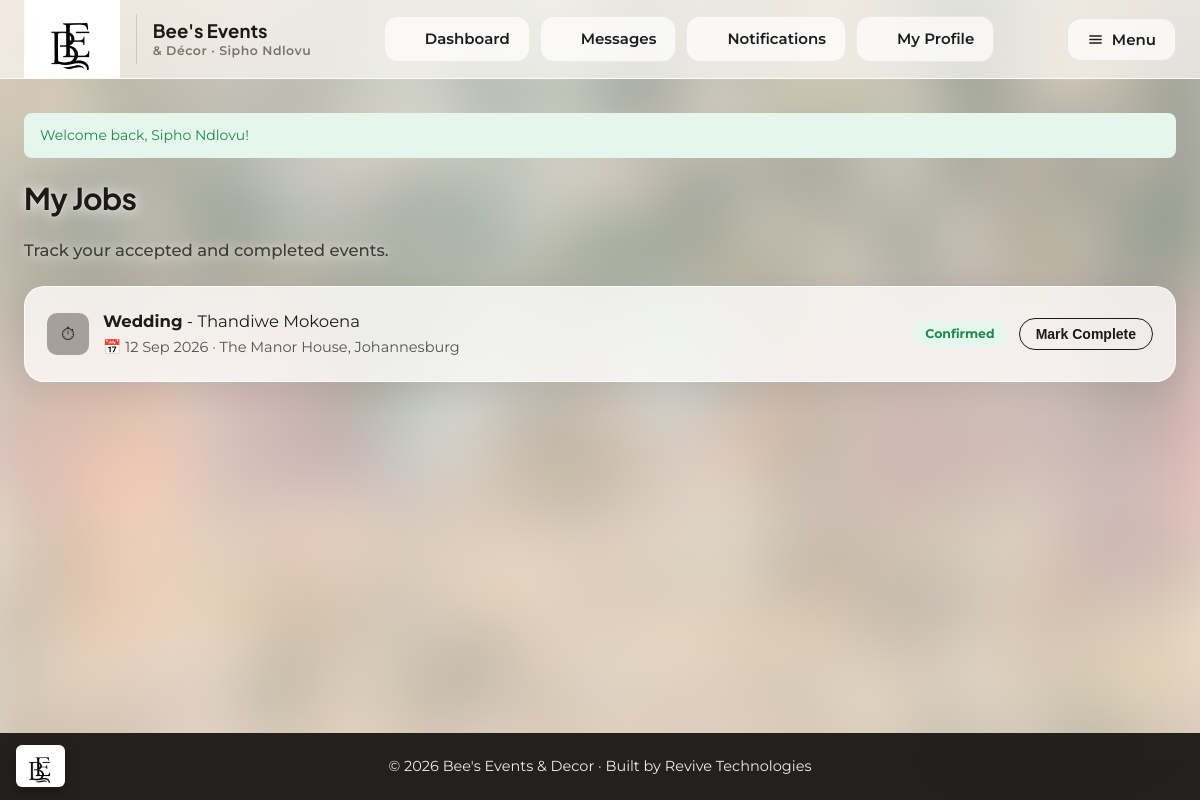
/freelancer/my-jobs.php (signed in), run on the app's committed database.
### tables this page shows
CREATE TABLE bookings (
    booking_id    INT AUTO_INCREMENT PRIMARY KEY,
    client_id     INT NOT NULL,
    freelancer_id INT DEFAULT NULL,                 
    event_type    VARCHAR(120) NOT NULL,            
    event_date    DATE NOT NULL,
    event_time    TIME DEFAULT NULL,                
    venue         VARCHAR(200) DEFAULT NULL,
    guest_count   INT DEFAULT NULL,
    notes         TEXT,
    status        ENUM('pending','quoted','confirmed','completed','cancelled') NOT NULL DEFAULT 'pending',
    created_at    DATETIME NOT NULL DEFAULT CURRENT_TIMESTAMP,
    FOREIGN KEY (client_id) REFERENCES users(user_id) ON DELETE CASCADE,
    FOREIGN KEY (freelancer_id) REFERENCES freelancers(freelancer_id) ON DELETE SET NULL
);

CREATE TABLE users (
    user_id     INT AUTO_INCREMENT PRIMARY KEY,
    full_name   VARCHAR(120)  NOT NULL,
    email       VARCHAR(150)  NOT NULL UNIQUE,
    phone       VARCHAR(30)   DEFAULT NULL,
    profile_image VARCHAR(255) DEFAULT NULL,           
    password    VARCHAR(255)  NOT NULL,            
    role        ENUM('client','freelancer','admin') NOT NULL DEFAULT 'client',
    status      ENUM('active','suspended')  NOT NULL DEFAULT 'active',
    created_at  DATETIME NOT NULL DEFAULT CURRENT_TIMESTAMP
);

### includes/functions.php (called while the page is built, shortened)
<?php
function h($string) {
    return htmlspecialchars($string ?? '', ENT_QUOTES, 'UTF-8');
}
function nice_date($date) {
    return date('d M Y', strtotime($date));
}

### freelancer/my-jobs.php (the view, shortened to what this page needs)
<?php
require_once '../includes/functions.php';
require_once '../config/database.php';
$user_id = $_SESSION['user_id'];
$stmt = $pdo->prepare('SELECT * FROM freelancers WHERE user_id = ?');
$stmt->execute([$user_id]);
$freelancer = $stmt->fetch();
$freelancer_id = $freelancer['freelancer_id'] ?? 0;
$stmt = $pdo->prepare(
    "SELECT b.*, u.full_name AS client_name FROM bookings b
     JOIN users u ON b.client_id = u.user_id
     WHERE b.freelancer_id = ? ORDER BY b.event_date DESC"
);
$stmt->execute([$freelancer_id]);
$jobs = $stmt->fetchAll();
include '../includes/header_dashboard.php';
?>
<h2>My Jobs</h2>
<p style="color:var(--text-muted);margin-bottom:24px;">Track your accepted and completed events.</p>
<?php if (empty($jobs)): ?>
    <div class="card empty-state">You haven't been assigned to any jobs yet. Browse <a href="available-jobs.php">Available Jobs</a>.</div>
<?php else: foreach ($jobs as $j): ?>
    <div class="card" style="display:flex;justify-content:space-between;align-items:center;margin-bottom:14px;flex-wrap:wrap;gap:10px;">
        <div style="display:flex;gap:14px;align-items:center;">
            <div class="stat-icon <?php echo $j['status'] === 'completed' ? 'icon-green' : 'icon-gold'; ?>">
                <?php echo $j['status'] === 'completed' ? '✓' : '⏱'; ?>
            </div>
            <div>
                <strong><?php echo h($j['event_type']); ?></strong> - <?php echo h($j['client_name']); ?><br>
                <span style="font-size:13px;color:var(--text-muted);">📅 <?php echo nice_date($j['event_date']); ?> &middot; <?php echo h($j['venue'] ?: 'TBC'); ?></span>
            </div>
        </div>
        <div style="display:flex;align-items:center;gap:12px;">
            <span class="pill pill-<?php echo h($j['status']); ?>"><?php echo ucfirst(h($j['status'])); ?></span>
            <?php if ($j['status'] === 'confirmed'): ?>
                <form method="POST" action="my-jobs.php">
                    <button type="submit" class="btn btn-outline btn-sm">Mark Complete</button>
                </form>
            <?php elseif ($j['status'] === 'completed'): ?>
                <a href="earnings.php?claim=<?php echo (int)$j['booking_id']; ?>" class="btn btn-primary btn-sm">Claim Payment</a>
            <?php endif; ?>
        </div>
    </div>
<?php endforeach; endif; ?>
<?php include '../includes/footer_dashboard.php'; ?>

### assets/css/style.css (style rules this page uses)
:root { --font-heading: 'Plus Jakarta Sans', 'Segoe UI', Arial, sans-serif; --font-body: 'Montserrat', 'Segoe UI', Arial, sans-serif; --font-script: 'Playball', cursive; --navy: #1c1917; --navy-light: #2a2522; --gold: #a6a09b; --gold-light: #cbc5be; --cream: #f8f6f1; --text-dark: #1c1c1c; --text-muted: #6b7280; --border: #e5e2da; --success: #1e8a4c; --success-bg: #e5f6ec; --warning: #b5850a; --warning-bg: #fdf3d9; --danger: #c23b3b; --danger-bg: #fbe6e6; --info: #2563a8; --info-bg: #e6f0fb; --radius: 10px; --shadow: 0 2px 10px rgba(22, 35, 63, 0.08); }
* { box-sizing: border-box; }
body { margin: 0; font-family: var(--font-body); background: var(--cream); color: var(--text-dark); line-height: 1.5; min-height: 100vh; display: flex; flex-direction: column; }
h1, h2, h3, h4 { font-family: var(--font-heading); margin: 0 0 .4em 0; color: var(--navy); }
.btn { display: inline-block; padding: 12px 24px; border-radius: 999px; border: none; font-size: 15px; font-weight: 600; cursor: pointer; text-align: center; transition: transform .15s ease, opacity .15s ease; }
.btn-outline { background: transparent; border: 1.5px solid var(--navy); color: var(--navy); }
.btn-sm { padding: 7px 16px; font-size: 13px; }
.card { background: #fff; border: 1px solid var(--border); border-radius: var(--radius); box-shadow: var(--shadow); padding: 22px; }
.stat-icon { width: 42px; height: 42px; border-radius: 10px; display: flex; align-items: center; justify-content: center; font-size: 18px; color: #fff; }
.icon-gold { background: var(--gold); color: var(--navy); }
.pill { display: inline-block; padding: 4px 12px; border-radius: 999px; font-size: 12px; font-weight: 700; }
.pill-confirmed, .pill-accepted, .pill-approved, .pill-active, .pill-paid, .pill-completed { background: var(--success-bg); color: var(--success); }
body.dash-page { background: #efe9e4; }
body.dash-page::before { content: ''; position: fixed; inset: 0; z-index: -1; background: linear-gradient(rgba(255,255,255,.28), rgba(250,244,240,.42)); pointer-events: none; }
.dash-page .card, .dash-page .table-wrap, .dash-page .chat-box { background: rgba(255,255,255,.64); backdrop-filter: blur(18px) saturate(150%); -webkit-backdrop-filter: blur(18px) saturate(150%); border: 1px solid rgba(255,255,255,.75); border-radius: 20px; box-shadow: 0 8px 30px rgba(40,30,25,.08); }
.dash-page h2 { font-size: 30px; letter-spacing: -.02em; }
.dash-page { --text-muted: #57524d; }
body.dash-page::before { background: linear-gradient(rgba(255,255,255,.5), rgba(250,244,240,.64)); }
.dash-page .card, .dash-page .table-wrap, .dash-page .stat-row, .dash-page .chat-box { background: rgba(255,255,255,.78); }
.dash-page .dash-body .container > h2, .dash-page .dash-body .container > h3, .dash-page .dash-body .container > .page-head h2, .dash-page .dash-body .container > form > h3 { color: #1c1917; text-shadow: 0 1px 14px rgba(255,255,255,.9), 0 0 2px rgba(255,255,255,.7); }
.dash-page .dash-body .container > p, .dash-page .page-head p, .dash-page .profile-section-title { color: #3f3b37 !important; text-shadow: 0 1px 12px rgba(255,255,255,.9); font-weight: 500; }
.dash-page { font-size: 16.5px; }
.dash-page .pill { font-size: 12.5px; }
.dash-page [style*="font-size:13px"] { font-size: 14.5px !important; }
.dash-page .btn-sm { font-size: 14px; }
html { -webkit-text-size-adjust: 100%; text-size-adjust: 100%; }
html, body { overflow-x: clip; }

### data on the page
bookings: event_type "Wedding", client.full_name "Thandiwe Mokoena", event_date "12 Sep 2026", venue "The Manor House, Johannesburg", status "Confirmed"

### other printed values
$who "Sipho Ndlovu"
$item['label'] "Dashboard"
$item['label'] "Messages"
$item['label'] "Notifications"
$item['label'] "My Profile"
$flash['message'] "Welcome back, Sipho Ndlovu!"
